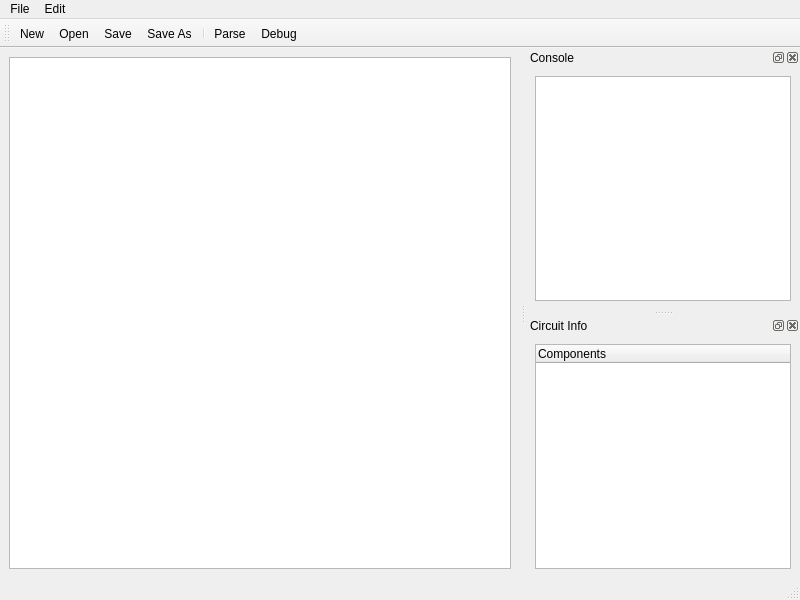
<?xml version="1.0" encoding="UTF-8"?>
<ui version="4.0">
 <class>MainWindow2</class>
 <widget class="QMainWindow" name="MainWindow2">
  <property name="geometry">
   <rect>
    <x>0</x>
    <y>0</y>
    <width>800</width>
    <height>600</height>
   </rect>
  </property>
  <property name="windowTitle">
   <string>SimpleSpice</string>
  </property>
  <widget class="QWidget" name="centralwidget">
   <layout class="QGridLayout" name="gridLayout">
    <item row="0" column="0">
     <widget class="QTextEdit" name="textEdit">
      <property name="font">
       <font>
        <pointsize>16</pointsize>
       </font>
      </property>
     </widget>
    </item>
   </layout>
  </widget>
  <widget class="QMenuBar" name="menubar">
   <property name="geometry">
    <rect>
     <x>0</x>
     <y>0</y>
     <width>800</width>
     <height>20</height>
    </rect>
   </property>
   <widget class="QMenu" name="menuFile">
    <property name="title">
     <string>File</string>
    </property>
    <addaction name="actionNew"/>
    <addaction name="actionOpen"/>
    <addaction name="actionSave"/>
    <addaction name="actionSave_As"/>
    <addaction name="separator"/>
   </widget>
   <widget class="QMenu" name="menuEdit">
    <property name="title">
     <string>Edit</string>
    </property>
    <addaction name="actionCopy"/>
    <addaction name="actionPaste"/>
    <addaction name="actionCut"/>
    <addaction name="actionDelete"/>
    <addaction name="separator"/>
    <addaction name="actionFind_Replace"/>
   </widget>
   <addaction name="menuFile"/>
   <addaction name="menuEdit"/>
  </widget>
  <widget class="QStatusBar" name="statusbar"/>
  <widget class="QToolBar" name="toolBar">
   <property name="windowTitle">
    <string>toolBar</string>
   </property>
   <attribute name="toolBarArea">
    <enum>TopToolBarArea</enum>
   </attribute>
   <attribute name="toolBarBreak">
    <bool>false</bool>
   </attribute>
   <addaction name="actionNew"/>
   <addaction name="actionOpen"/>
   <addaction name="actionSave"/>
   <addaction name="actionSave_As"/>
   <addaction name="separator"/>
   <addaction name="actionParse"/>
   <addaction name="actionDebug"/>
  </widget>
  <widget class="QDockWidget" name="dockWidget">
   <property name="minimumSize">
    <size>
     <width>100</width>
     <height>107</height>
    </size>
   </property>
   <property name="windowTitle">
    <string>Console</string>
   </property>
   <attribute name="dockWidgetArea">
    <number>2</number>
   </attribute>
   <widget class="QWidget" name="dockWidgetContents">
    <layout class="QGridLayout" name="gridLayout_2">
     <item row="0" column="0">
      <widget class="QPlainTextEdit" name="consoleText">
       <property name="font">
        <font>
         <pointsize>16</pointsize>
        </font>
       </property>
      </widget>
     </item>
    </layout>
   </widget>
  </widget>
  <widget class="QDockWidget" name="dockWidget_2">
   <property name="minimumSize">
    <size>
     <width>88</width>
     <height>107</height>
    </size>
   </property>
   <property name="windowTitle">
    <string>Circuit Info</string>
   </property>
   <attribute name="dockWidgetArea">
    <number>2</number>
   </attribute>
   <widget class="QWidget" name="dockWidgetContents_2">
    <layout class="QGridLayout" name="gridLayout_3">
     <item row="0" column="0">
      <widget class="QTreeWidget" name="treeWidget">
       <column>
        <property name="text">
         <string notr="true">Components</string>
        </property>
       </column>
      </widget>
     </item>
    </layout>
   </widget>
  </widget>
  <action name="actionNew">
   <property name="icon">
    <iconset>
     <normalon>:/images/newfile.svg</normalon>
    </iconset>
   </property>
   <property name="text">
    <string>New</string>
   </property>
  </action>
  <action name="actionOpen">
   <property name="icon">
    <iconset>
     <normalon>:/images/open.svg</normalon>
    </iconset>
   </property>
   <property name="text">
    <string>Open</string>
   </property>
  </action>
  <action name="actionSave">
   <property name="icon">
    <iconset>
     <normalon>:/images/save.svg</normalon>
    </iconset>
   </property>
   <property name="text">
    <string>Save</string>
   </property>
  </action>
  <action name="actionSave_As">
   <property name="icon">
    <iconset>
     <normalon>:/images/saveas.svg</normalon>
    </iconset>
   </property>
   <property name="text">
    <string>Save As</string>
   </property>
  </action>
  <action name="actionCopy">
   <property name="text">
    <string>Copy</string>
   </property>
  </action>
  <action name="actionPaste">
   <property name="text">
    <string>Paste</string>
   </property>
  </action>
  <action name="actionCut">
   <property name="text">
    <string>Cut</string>
   </property>
  </action>
  <action name="actionDelete">
   <property name="text">
    <string>Delete</string>
   </property>
  </action>
  <action name="actionFind_Replace">
   <property name="text">
    <string>Find/Replace</string>
   </property>
  </action>
  <action name="actionParse">
   <property name="icon">
    <iconset resource="src/ui/mainwindow.qrc">
     <normaloff>:/images/chip.svg</normaloff>:/images/chip.svg</iconset>
   </property>
   <property name="text">
    <string>Parse</string>
   </property>
  </action>
  <action name="actionDebug">
   <property name="text">
    <string>Debug</string>
   </property>
  </action>
 </widget>
 <resources>
  <include location="src/ui/mainwindow.qrc"/>
 </resources>
 <connections/>
</ui>
